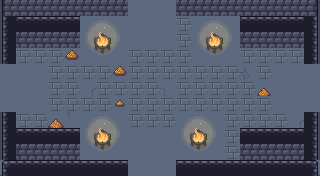

Rendered tile map (Tiled .tmx) drawn with the repository's tilesets; below, a short description and the full map source, tile grids included:
An orthogonal 20x11 tile map with 16x16 px tiles, 6 tile layers (ground, dressing, decor, walls, ...), 5 tilesets and 9 objects (5x ENTRY, 4x PROP).

<map version="1.10" tiledversion="1.10.2" orientation="orthogonal" renderorder="right-down" width="20" height="11" tilewidth="16" tileheight="16" infinite="0" nextlayerid="8" nextobjectid="10">
 <tileset firstgid="1" name="wall" tilewidth="16" tileheight="16" tilecount="493" columns="17">
  <image source="../../../gfx/tiles/cove/walls_floor.png" width="272" height="464" />
 </tileset>
 <tileset firstgid="494" name="cracks" tilewidth="16" tileheight="16" tilecount="120" columns="8">
  <image source="../../../gfx/tiles/cove/cracks_floor.png" width="128" height="240" />
 </tileset>
 <tileset firstgid="614" name="wallcracks" tilewidth="16" tileheight="16" tilecount="256" columns="8">
  <image source="../../../gfx/tiles/cove/cracks_walls.png" width="128" height="512" />
 </tileset>
 <tileset firstgid="870" name="objects" tilewidth="16" tileheight="16" tilecount="216" columns="24">
  <image source="../../../gfx/tiles/cove/objects.png" width="384" height="144" />
 </tileset>
 <tileset firstgid="1086" name="fire" tilewidth="16" tileheight="16" tilecount="198" columns="11">
  <image source="../../../gfx/tiles/cove/fire.png" width="176" height="288" />
  <tile id="0">
   <animation>
    <frame tileid="0" duration="150" />
    <frame tileid="33" duration="150" />
    <frame tileid="66" duration="150" />
    <frame tileid="99" duration="150" />
    <frame tileid="132" duration="150" />
    <frame tileid="165" duration="150" />
   </animation>
  </tile>
  <tile id="1">
   <animation>
    <frame tileid="1" duration="150" />
    <frame tileid="34" duration="150" />
    <frame tileid="67" duration="150" />
    <frame tileid="100" duration="150" />
    <frame tileid="133" duration="150" />
    <frame tileid="166" duration="150" />
   </animation>
  </tile>
  <tile id="2">
   <animation>
    <frame tileid="2" duration="150" />
    <frame tileid="35" duration="150" />
    <frame tileid="68" duration="150" />
    <frame tileid="101" duration="150" />
    <frame tileid="134" duration="150" />
    <frame tileid="167" duration="150" />
   </animation>
  </tile>
  <tile id="3">
   <animation>
    <frame tileid="3" duration="150" />
    <frame tileid="36" duration="150" />
    <frame tileid="69" duration="150" />
    <frame tileid="102" duration="150" />
    <frame tileid="135" duration="150" />
    <frame tileid="168" duration="150" />
   </animation>
  </tile>
  <tile id="4">
   <animation>
    <frame tileid="4" duration="150" />
    <frame tileid="37" duration="150" />
    <frame tileid="70" duration="150" />
    <frame tileid="103" duration="150" />
    <frame tileid="136" duration="150" />
    <frame tileid="169" duration="150" />
   </animation>
  </tile>
  <tile id="5">
   <animation>
    <frame tileid="5" duration="150" />
    <frame tileid="38" duration="150" />
    <frame tileid="71" duration="150" />
    <frame tileid="104" duration="150" />
    <frame tileid="137" duration="150" />
    <frame tileid="170" duration="150" />
   </animation>
  </tile>
  <tile id="6">
   <animation>
    <frame tileid="6" duration="150" />
    <frame tileid="39" duration="150" />
    <frame tileid="72" duration="150" />
    <frame tileid="105" duration="150" />
    <frame tileid="138" duration="150" />
    <frame tileid="171" duration="150" />
   </animation>
  </tile>
  <tile id="7">
   <animation>
    <frame tileid="7" duration="150" />
    <frame tileid="40" duration="150" />
    <frame tileid="73" duration="150" />
    <frame tileid="106" duration="150" />
    <frame tileid="139" duration="150" />
    <frame tileid="172" duration="150" />
   </animation>
  </tile>
  <tile id="8">
   <animation>
    <frame tileid="8" duration="150" />
    <frame tileid="41" duration="150" />
    <frame tileid="74" duration="150" />
    <frame tileid="107" duration="150" />
    <frame tileid="140" duration="150" />
    <frame tileid="173" duration="150" />
   </animation>
  </tile>
  <tile id="9">
   <animation>
    <frame tileid="9" duration="150" />
    <frame tileid="42" duration="150" />
    <frame tileid="75" duration="150" />
    <frame tileid="108" duration="150" />
    <frame tileid="141" duration="150" />
    <frame tileid="174" duration="150" />
   </animation>
  </tile>
  <tile id="10">
   <animation>
    <frame tileid="10" duration="150" />
    <frame tileid="43" duration="150" />
    <frame tileid="76" duration="150" />
    <frame tileid="109" duration="150" />
    <frame tileid="142" duration="150" />
    <frame tileid="175" duration="150" />
   </animation>
  </tile>
  <tile id="11">
   <animation>
    <frame tileid="11" duration="150" />
    <frame tileid="44" duration="150" />
    <frame tileid="77" duration="150" />
    <frame tileid="110" duration="150" />
    <frame tileid="143" duration="150" />
    <frame tileid="176" duration="150" />
   </animation>
  </tile>
  <tile id="12">
   <animation>
    <frame tileid="12" duration="150" />
    <frame tileid="45" duration="150" />
    <frame tileid="78" duration="150" />
    <frame tileid="111" duration="150" />
    <frame tileid="144" duration="150" />
    <frame tileid="177" duration="150" />
   </animation>
  </tile>
  <tile id="13">
   <animation>
    <frame tileid="13" duration="150" />
    <frame tileid="46" duration="150" />
    <frame tileid="79" duration="150" />
    <frame tileid="112" duration="150" />
    <frame tileid="145" duration="150" />
    <frame tileid="178" duration="150" />
   </animation>
  </tile>
  <tile id="14">
   <animation>
    <frame tileid="14" duration="150" />
    <frame tileid="47" duration="150" />
    <frame tileid="80" duration="150" />
    <frame tileid="113" duration="150" />
    <frame tileid="146" duration="150" />
    <frame tileid="179" duration="150" />
   </animation>
  </tile>
  <tile id="15">
   <animation>
    <frame tileid="15" duration="150" />
    <frame tileid="48" duration="150" />
    <frame tileid="81" duration="150" />
    <frame tileid="114" duration="150" />
    <frame tileid="147" duration="150" />
    <frame tileid="180" duration="150" />
   </animation>
  </tile>
  <tile id="16">
   <animation>
    <frame tileid="16" duration="150" />
    <frame tileid="49" duration="150" />
    <frame tileid="82" duration="150" />
    <frame tileid="115" duration="150" />
    <frame tileid="148" duration="150" />
    <frame tileid="181" duration="150" />
   </animation>
  </tile>
  <tile id="17">
   <animation>
    <frame tileid="17" duration="150" />
    <frame tileid="50" duration="150" />
    <frame tileid="83" duration="150" />
    <frame tileid="116" duration="150" />
    <frame tileid="149" duration="150" />
    <frame tileid="182" duration="150" />
   </animation>
  </tile>
  <tile id="18">
   <animation>
    <frame tileid="18" duration="150" />
    <frame tileid="51" duration="150" />
    <frame tileid="84" duration="150" />
    <frame tileid="117" duration="150" />
    <frame tileid="150" duration="150" />
    <frame tileid="183" duration="150" />
   </animation>
  </tile>
  <tile id="19">
   <animation>
    <frame tileid="19" duration="150" />
    <frame tileid="52" duration="150" />
    <frame tileid="85" duration="150" />
    <frame tileid="118" duration="150" />
    <frame tileid="151" duration="150" />
    <frame tileid="184" duration="150" />
   </animation>
  </tile>
  <tile id="20">
   <animation>
    <frame tileid="20" duration="150" />
    <frame tileid="53" duration="150" />
    <frame tileid="86" duration="150" />
    <frame tileid="119" duration="150" />
    <frame tileid="152" duration="150" />
    <frame tileid="185" duration="150" />
   </animation>
  </tile>
  <tile id="21">
   <animation>
    <frame tileid="21" duration="150" />
    <frame tileid="54" duration="150" />
    <frame tileid="87" duration="150" />
    <frame tileid="120" duration="150" />
    <frame tileid="153" duration="150" />
    <frame tileid="186" duration="150" />
   </animation>
  </tile>
  <tile id="22">
   <animation>
    <frame tileid="22" duration="150" />
    <frame tileid="55" duration="150" />
    <frame tileid="88" duration="150" />
    <frame tileid="121" duration="150" />
    <frame tileid="154" duration="150" />
    <frame tileid="187" duration="150" />
   </animation>
  </tile>
  <tile id="23">
   <animation>
    <frame tileid="23" duration="150" />
    <frame tileid="56" duration="150" />
    <frame tileid="89" duration="150" />
    <frame tileid="122" duration="150" />
    <frame tileid="155" duration="150" />
    <frame tileid="188" duration="150" />
   </animation>
  </tile>
  <tile id="24">
   <animation>
    <frame tileid="24" duration="150" />
    <frame tileid="57" duration="150" />
    <frame tileid="90" duration="150" />
    <frame tileid="123" duration="150" />
    <frame tileid="156" duration="150" />
    <frame tileid="189" duration="150" />
   </animation>
  </tile>
  <tile id="25">
   <animation>
    <frame tileid="25" duration="150" />
    <frame tileid="58" duration="150" />
    <frame tileid="91" duration="150" />
    <frame tileid="124" duration="150" />
    <frame tileid="157" duration="150" />
    <frame tileid="190" duration="150" />
   </animation>
  </tile>
  <tile id="26">
   <animation>
    <frame tileid="26" duration="150" />
    <frame tileid="59" duration="150" />
    <frame tileid="92" duration="150" />
    <frame tileid="125" duration="150" />
    <frame tileid="158" duration="150" />
    <frame tileid="191" duration="150" />
   </animation>
  </tile>
  <tile id="27">
   <animation>
    <frame tileid="27" duration="150" />
    <frame tileid="60" duration="150" />
    <frame tileid="93" duration="150" />
    <frame tileid="126" duration="150" />
    <frame tileid="159" duration="150" />
    <frame tileid="192" duration="150" />
   </animation>
  </tile>
  <tile id="28">
   <animation>
    <frame tileid="28" duration="150" />
    <frame tileid="61" duration="150" />
    <frame tileid="94" duration="150" />
    <frame tileid="127" duration="150" />
    <frame tileid="160" duration="150" />
    <frame tileid="193" duration="150" />
   </animation>
  </tile>
  <tile id="29">
   <animation>
    <frame tileid="29" duration="150" />
    <frame tileid="62" duration="150" />
    <frame tileid="95" duration="150" />
    <frame tileid="128" duration="150" />
    <frame tileid="161" duration="150" />
    <frame tileid="194" duration="150" />
   </animation>
  </tile>
  <tile id="30">
   <animation>
    <frame tileid="30" duration="150" />
    <frame tileid="63" duration="150" />
    <frame tileid="96" duration="150" />
    <frame tileid="129" duration="150" />
    <frame tileid="162" duration="150" />
    <frame tileid="195" duration="150" />
   </animation>
  </tile>
  <tile id="31">
   <animation>
    <frame tileid="31" duration="150" />
    <frame tileid="64" duration="150" />
    <frame tileid="97" duration="150" />
    <frame tileid="130" duration="150" />
    <frame tileid="163" duration="150" />
    <frame tileid="196" duration="150" />
   </animation>
  </tile>
  <tile id="32">
   <animation>
    <frame tileid="32" duration="150" />
    <frame tileid="65" duration="150" />
    <frame tileid="98" duration="150" />
    <frame tileid="131" duration="150" />
    <frame tileid="164" duration="150" />
    <frame tileid="197" duration="150" />
   </animation>
  </tile>
 </tileset>
 <layer id="1" name="ground" width="20" height="11">
  <data encoding="csv">
251,251,251,251,251,251,251,251,251,251,251,251,251,251,251,251,251,251,251,251,
251,251,251,251,251,251,251,251,251,251,251,251,251,251,251,251,251,251,251,251,
251,251,251,251,251,251,251,251,251,251,251,251,251,251,251,251,251,251,251,251,
251,251,251,251,251,251,251,251,251,251,251,251,251,251,251,251,251,251,251,251,
251,251,251,251,251,251,251,251,251,251,251,251,251,251,251,251,251,251,251,251,
251,251,251,251,251,251,251,251,251,251,251,251,251,251,251,251,251,251,251,251,
251,251,251,251,251,251,251,251,251,251,251,251,251,251,251,251,251,251,251,251,
251,251,251,251,251,251,251,251,251,251,251,251,251,251,251,251,251,251,251,251,
251,251,251,251,251,251,251,251,251,251,251,251,251,251,251,251,251,251,251,251,
251,251,251,251,251,251,251,251,251,251,251,251,251,251,251,251,251,251,251,251,
251,251,251,251,251,251,251,251,251,251,251,251,251,251,251,251,251,251,251,251
</data>
 </layer>
 <layer id="2" name="dressing" width="20" height="11">
  <data encoding="csv">
0,632,0,654,0,0,0,0,0,0,0,0,0,0,0,0,0,0,0,0,
0,0,0,0,0,1094,1095,1096,0,0,0,232,1094,1095,1096,0,0,0,0,0,
0,0,0,0,0,1105,0,1107,0,0,0,232,1105,0,1107,0,0,0,0,0,
0,232,232,232,1051,1116,1117,1118,232,232,232,232,1116,1117,1118,232,232,232,232,0,
0,0,0,232,232,232,232,1051,232,232,232,232,232,232,232,593,232,0,0,0,
0,0,0,232,232,594,232,232,232,232,595,232,232,232,232,232,910,0,0,0,
0,0,0,232,232,232,232,1052,232,232,232,232,232,232,232,232,232,0,0,0,
0,232,232,909,603,1094,1095,1096,232,232,232,1094,1095,1096,232,232,232,232,594,0,
0,0,0,0,0,1105,0,1107,0,0,0,1105,0,1107,232,0,0,0,0,0,
0,0,0,0,0,1116,1117,1118,0,0,0,1116,1117,1118,232,0,0,0,0,0,
0,0,0,0,0,0,0,0,0,0,0,0,0,0,0,0,0,0,0,0
</data>
 </layer>
 <layer id="3" name="decor" width="20" height="11">
  <data encoding="csv">
0,0,0,0,0,0,0,0,0,0,0,0,0,0,0,0,0,0,0,0,
0,0,0,0,0,0,0,0,0,0,0,0,0,0,0,0,0,0,0,0,
0,0,0,0,0,0,0,0,0,0,0,0,0,0,0,0,0,0,0,0,
0,0,0,0,0,0,0,0,0,0,0,0,0,0,0,0,0,0,0,0,
0,0,0,0,0,0,0,0,0,0,0,0,0,0,0,0,0,0,0,0,
0,0,0,0,0,0,0,0,0,0,0,0,0,0,0,0,0,0,0,0,
0,0,0,0,0,0,0,0,0,0,0,0,0,0,0,0,0,0,0,0,
0,0,0,0,0,0,0,0,0,0,0,0,0,0,0,0,0,0,0,0,
0,0,0,0,0,0,0,0,0,0,0,0,0,0,0,0,0,0,0,0,
0,0,0,0,0,0,0,0,0,0,0,0,0,0,0,0,0,0,0,0,
0,0,0,0,0,0,0,0,0,0,0,0,0,0,0,0,0,0,0,0
</data>
 </layer>
 <layer id="4" name="walls" width="20" height="11">
  <data encoding="csv">
70,71,71,71,71,71,71,71,0,0,0,71,71,71,71,71,71,71,71,72,
36,0,0,0,0,0,0,0,0,0,0,0,0,0,0,0,0,0,0,38,
36,0,0,0,0,0,0,0,0,0,0,0,0,0,0,0,0,0,0,38,
36,0,0,0,0,0,0,0,0,0,0,0,0,0,0,0,0,0,0,38,
0,0,0,0,0,0,0,0,0,0,0,0,0,0,0,0,0,0,0,0,
0,0,0,0,0,0,0,0,0,0,0,0,0,0,0,0,0,0,0,0,
0,0,0,0,0,0,0,0,0,0,0,0,0,0,0,0,0,0,0,0,
36,0,0,0,0,0,0,0,0,0,0,0,0,0,0,0,0,0,0,38,
36,0,0,0,0,0,0,0,0,0,0,0,0,0,0,0,0,0,0,38,
36,0,0,0,0,0,0,0,0,0,0,0,0,0,0,0,0,0,0,38,
19,20,20,20,20,20,20,20,0,0,0,20,20,20,20,20,20,20,20,21
</data>
 </layer>
 <layer id="5" name="props" width="20" height="11">
  <data encoding="csv">
0,0,0,0,0,0,0,0,0,0,0,0,0,0,0,0,0,0,0,0,
0,20,20,20,20,0,0,0,0,0,0,0,0,0,0,20,20,20,20,0,
0,71,71,71,71,0,1106,0,0,0,0,0,0,1106,0,71,71,71,71,0,
0,0,0,0,0,0,0,0,0,0,0,0,0,0,0,0,0,0,0,0,
0,0,0,0,0,0,0,0,0,0,0,0,0,0,0,0,0,0,0,0,
0,0,0,0,0,0,0,0,0,0,0,0,0,0,0,0,0,0,0,0,
0,0,0,0,0,0,0,0,0,0,0,0,0,0,0,0,0,0,0,0,
0,0,0,0,0,0,0,0,0,0,0,0,0,0,0,0,0,0,0,0,
0,20,20,20,20,0,1106,0,0,0,0,0,1106,0,0,20,20,20,20,0,
0,71,71,71,71,0,0,0,0,0,0,0,0,0,0,71,71,71,71,0,
0,0,0,0,0,0,0,0,0,0,0,0,0,0,0,0,0,0,0,0
</data>
 </layer>
 <layer id="6" name="overhead" width="20" height="11">
  <data encoding="csv">
0,0,0,0,0,0,0,0,0,0,0,0,0,0,0,0,0,0,0,0,
0,0,0,0,0,0,0,0,0,0,0,0,0,0,0,0,0,0,0,0,
0,0,0,0,0,0,0,0,0,0,0,0,0,0,0,0,0,0,0,0,
0,0,0,0,0,0,0,0,0,0,0,0,0,0,0,0,0,0,0,0,
0,0,0,0,0,0,0,0,0,0,0,0,0,0,0,0,0,0,0,0,
0,0,0,0,0,0,0,0,0,0,0,0,0,0,0,0,0,0,0,0,
0,0,0,0,0,0,0,0,0,0,0,0,0,0,0,0,0,0,0,0,
0,0,0,0,0,0,0,0,0,0,0,0,0,0,0,0,0,0,0,0,
0,0,0,0,0,0,0,0,0,0,0,0,0,0,0,0,0,0,0,0,
0,0,0,0,0,0,0,0,0,0,0,0,0,0,0,0,0,0,0,0,
0,0,0,0,0,0,0,0,0,0,0,0,0,0,0,0,0,0,0,0
</data>
 </layer>
 <objectgroup id="7" name="spawns">
  <object id="1" name="UP" type="ENTRY" x="152" y="24" />
  <object id="2" name="DOWN" type="ENTRY" x="152" y="152" />
  <object id="3" name="LEFT" type="ENTRY" x="24" y="88" />
  <object id="4" name="RIGHT" type="ENTRY" x="296" y="88" />
  <object id="5" name="" type="ENTRY" x="168" y="88" />
  <object id="6" name="torch" type="PROP" x="56" y="168" />
  <object id="7" name="torch" type="PROP" x="264" y="168" />
  <object id="8" name="torch" type="PROP" x="8" y="136" />
  <object id="9" name="torch" type="PROP" x="312" y="136" />
 </objectgroup>
</map>
